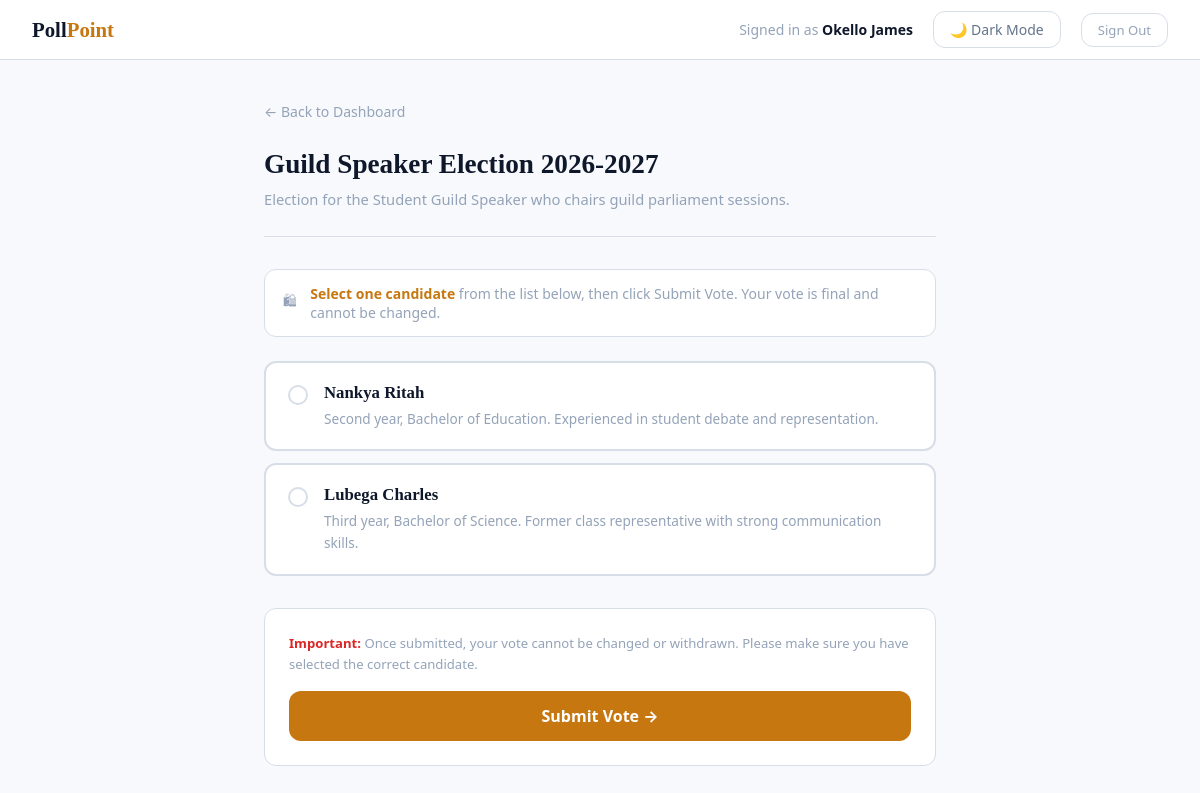
The app's page /vote.php?election_id=2 (signed in) with its own data.
### tables this page shows
CREATE TABLE `elections` (
  `id` int UNSIGNED NOT NULL,
  `title` varchar(200) NOT NULL,
  `description` text,
  `status` enum('pending','open','closed') NOT NULL DEFAULT 'pending',
  `created_by` int UNSIGNED NOT NULL,
  `created_at` datetime NOT NULL DEFAULT CURRENT_TIMESTAMP
);

CREATE TABLE `candidates` (
  `id` int UNSIGNED NOT NULL,
  `election_id` int UNSIGNED NOT NULL,
  `name` varchar(100) NOT NULL,
  `description` text,
  `added_at` datetime NOT NULL DEFAULT CURRENT_TIMESTAMP
);

### vote.php (the view, shortened to what this page needs)
<?php
require_once 'db.php';
$election_id = intval($_GET['election_id'] ?? 0);
$stmt = mysqli_prepare($conn,
    "SELECT id, title, description, status FROM elections WHERE id = ?"
);
mysqli_stmt_bind_param($stmt, "i", $election_id);
mysqli_stmt_execute($stmt);
$result   = mysqli_stmt_get_result($stmt);
$election = mysqli_fetch_assoc($result);
$stmt = mysqli_prepare($conn,
    "SELECT id, name, description FROM candidates WHERE election_id = ? ORDER BY id ASC"
);
mysqli_stmt_bind_param($stmt, "i", $election_id);
mysqli_stmt_execute($stmt);
$result     = mysqli_stmt_get_result($stmt);
$candidates = [];
while ($row = mysqli_fetch_assoc($result)) {
    $candidates[] = $row;
}
?>
<!DOCTYPE html>
<html lang="en">
<head>
    <link rel="stylesheet" href="styles.css">
</head>
<body>
<nav class="topbar">
    <div class="topbar-logo">Poll<span>Point</span></div>
    <div class="topbar-right">
        <span class="topbar-name">
            Signed in as <strong><?php echo htmlspecialchars($_SESSION['full_name']); ?></strong>
        </span>
        <button id="theme-toggle-btn" class="theme-toggle-btn" onclick="toggleTheme()">🌙 Dark Mode</button>
        <a href="logout.php" class="btn-logout">Sign Out</a>
    </div>
</nav>
<main class="main">
    <a href="student_dashboard.php" class="back-link">&#8592; Back to Dashboard</a>
    <div class="page-header">
        <h1><?php echo htmlspecialchars($election['title']); ?></h1>
        <p><?php echo htmlspecialchars($election['description']); ?></p>
    </div>
    <div class="instruction">
        &#128717;&nbsp; <span><strong>Select one candidate</strong> from the list below, then click Submit Vote. Your vote is final and cannot be changed.</span>
    </div>
    <?php if (empty($candidates)): ?>
        <div class="alert alert-error">&#9888; No candidates have been added to this election yet.</div>
    <?php else: ?>
    <form method="POST" action="vote.php?election_id=<?php echo $election_id; ?>" id="voteForm">
        <div class="candidates-list">
            <?php foreach ($candidates as $index => $c): ?>
            <div class="candidate-option">
                <label class="candidate-card" for="candidate_<?php echo $c['id']; ?>">
                    <div class="radio-circle"></div>
                    <div class="candidate-info">
                        <div class="candidate-name"><?php echo htmlspecialchars($c['name']); ?></div>
                        <div class="candidate-desc"><?php echo htmlspecialchars($c['description']); ?></div>
                    </div>
                </label>
            </div>
            <?php endforeach; ?>
        </div>
        <div class="submit-area">
            <p class="submit-warning">
                <strong>Important:</strong> Once submitted, your vote cannot be changed or withdrawn.
                Please make sure you have selected the correct candidate.
            </p>
            <button type="button" class="btn-submit" onclick="openConfirmModal()">
                Submit Vote &rarr;
            </button>
        </div>
    </form>
    <?php endif; ?>
</main>
</body>
</html>

### styles.css (style rules this page uses)
:root { color-scheme: light; --font-sans: system-ui, -apple-system, BlinkMacSystemFont, "Segoe UI", Roboto, Arial, sans-serif; --font-serif: Georgia, "Times New Roman", Times, serif; --space-1: 4px; --space-2: 8px; --space-3: 12px; --space-4: 16px; --space-5: 20px; --space-6: 24px; --space-8: 32px; --space-10: 40px; --radius-sm: 8px; --radius-md: 12px; --radius-lg: 16px; --radius-xl: 20px; --bg-page: #f7f9fc; --bg-surface: #ffffff; --bg-surface-2: #f1f5f9; --bg-surface-3: #eaf0f7; --bg-overlay: rgba(15, 23, 42, 0.55); --text-primary: #0f172a; --text-secondary: #64748b; --text-muted: #94a3b8; --text-inverse: #ffffff; --border-subtle: #d7dee8; --border-strong: #b8c3d3; --shadow-sm: 0 1px 2px rgba(15, 23, 42, 0.06); --shadow-md: 0 10px 30px rgba(15, 23, 42, 0.10); --shadow-lg: 0 18px 45px rgba(15, 23, 42, 0.14); --accent: #c7770f; --accent-hover: #a9640b; --accent-soft: rgba(199, 119, 15, 0.12); --success: #15803d; --success-soft: rgba(21, 128, 61, 0.12); --warning: #b45309; --warning-soft: rgba(180, 83, 9, 0.12); --danger: #dc2626; --danger-soft: rgba(220, 38, 38, 0.12); --info: #2563eb; --info-soft: rgba(37, 99, 235, 0.12); --focus-ring: 0 0 0 3px rgba(199, 119, 15, 0.22); --transition-fast: 120ms ease; --transition-base: 180ms ease; --transition-slow: 260ms ease; --page-background: var(--bg-page); --surface: var(--bg-surface); --surface-elevated: var(--bg-surface-2); --surface-raised: var(--bg-surface-3); --card-background: var(--bg-surface); --card-border: var(--border-subtle); --header-background: var(--bg-surface); --input-background: var(--bg-surface); --input-border: var(--border-subtle); --input-text: var(--text-primary); --input-placeholder: var(--text-muted); --button-primary-bg: var(--accent); --button-primary-text: var(--text-inverse); --button-primary-hover: var(--accent-hover); --button-secondary-bg: var(--bg-surface-2); --button-secondary-text: var(--text-primary); --button-secondary-border: var(--border-subtle); --table-header-bg: var(--bg-surface-2); --table-row-hover: var(--bg-surface-2); --modal-backdrop: var(--bg-overlay); }
html { background: var(--page-background); }
body { background: var(--page-background); color: var(--text-primary); font-family: var(--font-sans); transition: background-color var(--transition-base), color var(--transition-base); }
button, input, select, textarea { font: inherit; }
.theme-toggle-btn { display: inline-flex; align-items: center; gap: var(--space-2); padding: var(--space-2) var(--space-4); background: transparent; border: 1px solid var(--border-subtle); border-radius: var(--radius-md); color: var(--text-secondary); font-family: var(--font-sans); font-size: 0.875rem; cursor: pointer; transition: border-color var(--transition-base), color var(--transition-base), background-color var(--transition-base); white-space: nowrap; }

### records on screen
elections: title "Guild Speaker Election 2026-2027", description "Election for the Student Guild Speaker who chairs guild parliament sessions."
candidates: name "Nankya Ritah", description "Second year, Bachelor of Education. Experienced in student debate and representation."
candidates: name "Lubega Charles", description "Third year, Bachelor of Science. Former class representative with strong communication skills."

### other values on screen
$_SESSION['full_name'] "Okello James"
